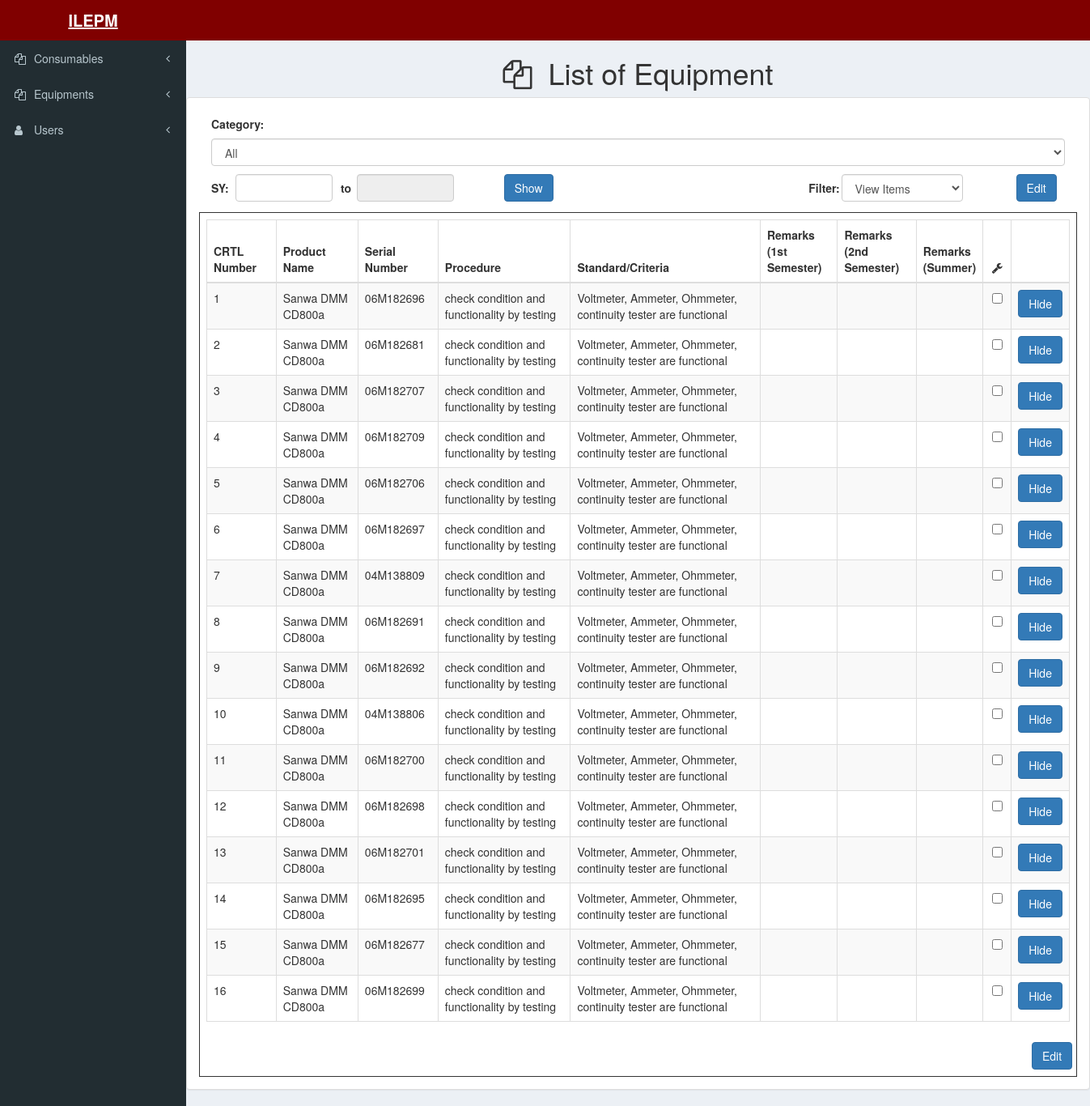
Before: /index.php/equipment/create_list_equipment with the older database file.
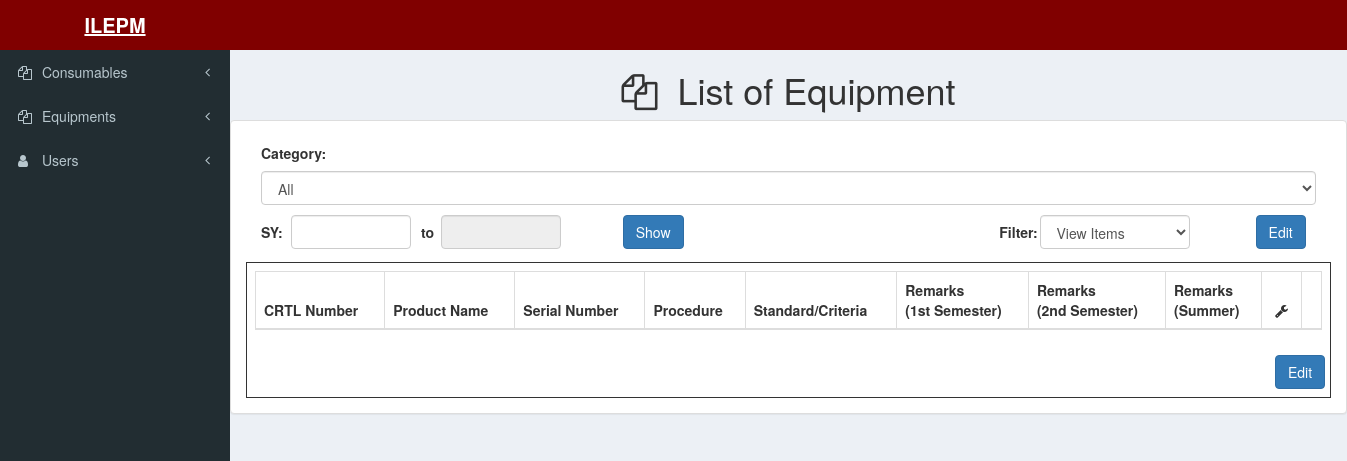
After: the same page with the newer database file.
### tables this page shows
CREATE TABLE `equipment` (
  `id` int(11) NOT NULL,
  `ctrl_no` int(11) NOT NULL,
  `product_name` varchar(255) NOT NULL,
  `serial_no` varchar(255) NOT NULL,
  `procedures` varchar(255) NOT NULL,
  `standard_criteria` varchar(255) NOT NULL,
  `category` int(11) NOT NULL,
  `flag` int(11) NOT NULL
);

### application/controllers/Equipment.php (called while the page is built, shortened)
<?php
class Equipment extends CI_Controller
{
	public function create_list_equipment(){
		$param['year']	=	$this->input->post('year');
		$this->equipment_model->createEquipmentTableByYear($param);
		$data['table'] = $this->equipment_model->getEquipmentTableByYear($param);
		$this->load->view('templates/header');
		$this->load->view('templates/sidebar');
		$this->load->view('pages/equipments/equipments_list', $data);
	}
}

### index.php (called while the page is built, shortened)
<?php
require_once BASEPATH.'core/CodeIgniter.php';

### application/models/Equipment_Model.php (called while the page is built, shortened)
<?php
class Equipment_Model extends CI_Model
{
	public function createEquipmentTableByYear($param){
		$query = $this->db->get('equipment');
		foreach ($query->result() as $items) {
			$data = array(
				'idEquipmentUnit'	=>	$items->id,
				'firstremark'		=>	NULL,
				'secondremark'		=>	NULL,
				'summerremark'		=>	NULL,
				'year'				=>	$param['year'],
				);
			$this->db->insert('remarkperequipmentunit', $data);
		}
		return $this->db->trans_complete();
	}
	public function getEquipmentTableByYear($param){
		$this->db->select('eq.id, eq.ctrl_no, eq.product_name, eq.serial_no, eq.procedures, eq.standard_criteria, eq.flag, rs.firstremark, rs.secondremark, rs.summerremark');
		$this->db->from('equipment eq');
		$this->db->join('remarkperequipmentunit rs', 'rs.idEquipmentUnit = eq.id ', 'left');
		$this->db->where('rs.year', $param['year']);
		$this->db->group_by('eq.ctrl_no');
		$query = $this->db->get();
		return $query->result();
	}
}

### application/views/pages/equipments/equipments_list.php (the view, shortened to what this page needs)
<div class="content-wrapper">
    <h1><center><i class="fa fa-files-o"></i>&nbsp List of Equipment</center></h1>
    <div class="row">
        <div class="col-lg-12">
            <div class="panel panel-default">
                <div class="panel-body">
                    <form action="<?php echo base_url();?>equipments/list-of-equipments" method="post" id="equipmentForm">
                        <div class="col-sm-12">
                            <h5>Category:</h5>
                            <select class="form-control" id="category" name="category">
                                <option value="all">All</option>
                            </select>
                        </div>
                        <div class="col-sm-4" style="margin: 10px 0px 10px 0px;">
                            <div class="col-sm-1" style="margin-left: -15px">
                                <h5>SY:</h5>
                            </div>
                            <div class="col-sm-1" style="width: 150px;">
                                <input type="text" class="form-control input-style" name="yearone" id="yearone" onchange="getYear(this);" required="true">
                            </div>
                            <div class="col-sm-1" style="margin-left: -20px; margin-right: -10px;">
                                <h5>to</h5>
                            </div>
                            <div class="col-sm-1" style="width: 150px;">
                                <input type="text" class="form-control input-style" name="yeartwo" id="yeartwo" readonly="true">
                            </div>
                        </div>
                        <div class="col-sm-4 pull-left" style="margin-top: 10px">
                            <input type="button" class="btn btn-primary" name="btnShow" id="btnShow" value="Show">
                        </div>
                        <div class="col-sm-3" style="margin-top: 10px;">
                            <div class="col-sm-2">
                                <h5>Filter: </h5>
                            </div>
                            <div class="col-sm-9">
                                <select class="form-control" id="filter" name="filter" onchange="getFilter(this);">
                                    <option value="unhide">View Items</option>
                                </select>
                            </div>
                        </div>
                        <div class="col-sm-1" style="margin-top: 10px">
                            <input type="button" class="btn btn-primary" name="btnEdit1" id="btnEdit1" value="Edit">
                        </div>
                        <div>
                            <div class="dataTable_wrapper col-sm-12" id="anotherTable">
                            </div>
                        </div>
                        <div class="dataTable_wrapper col-sm-12" style="border:1px solid; padding: 8px">
                         <table id="equipmentTable" class="table table-striped table-bordered" width="100%" cellspacing="0">
                            <thead>
                                <tr>
                                    <th>CRTL Number</th>
                                    <th>Product Name</th>
                                    <th>Serial Number</th>
                                    <th>Procedure</th>
                                    <th>Standard/Criteria</th>
                                    <th>Remarks<br>(1st Semester)</th>
                                    <th>Remarks<br>(2nd Semester)</th>
                                    <th>Remarks<br>(Summer)</th>
                                    <th class="text-center" data-priority="2"><i class="fa fa-wrench fa-fw"></i></th>
                                    <th></th>
                                </tr>
                            </thead>
                            <tbody>
                                <?php
                                foreach($table as $item){
                                    echo '<tr>
                                    <td>'.$item->ctrl_no.'</td>
                                    <td>'.$item->product_name.'</td>
                                    <td>'.$item->serial_no.'</td>
                                    <td>'.$item->procedures.'</td>
                                    <td>'.$item->standard_criteria.'</td>
                                    <td>'.$item->firstremark.'</td>
                                    <td>'.$item->secondremark.'</td>
                                    <td>'.$item->summerremark.'</td>
                                    <td>
                                        <div class="text-center">
                                            <input type="checkbox" name="check_list[]" value="'.$item->id.'">
                                        </div>
                                    </td>';
                                    if($item->flag != 1){
                                        echo '<td><button type="button" class="btn btn-primary" onclick="equipment_hide('."'".$item->id."'".');">Hide</button></td>';
                                    }else{
                                        echo '<td><button type="button" class="btn btn-primary" onclick="equipment_unhide('."'".$item->id."'".');">Unhide</button></td>';
                                    }
                                    echo '</tr>';
                                }
                                ?>
                            </tbody>
                        </table>
                        <div class="col-sm-1" style="margin:5px 0px 0px 1005px">
                            <input type="button" class="btn btn-primary" name="btnEdit2" id="btnEdit2" value="Edit">
                        </div>
                    </div>
                </form>
            </div>
        </div>
    </div>
</div>
</div>

### application/views/templates/header.php (shortened to what this page needs)
<!DOCTYPE html>
<html>
<head>
  <link rel="stylesheet" type="text/css" href="<?php echo base_url();?>assets/dist/css/myowncss/myowncss.css">
  <link rel="stylesheet" type="text/css" href="<?php echo base_url();?>assets/bower_components/bootstrap/dist/css/bootstrap.min.css">
  <link rel="stylesheet" type="text/css" href="<?php echo base_url();?>assets/bower_components/font-awesome/css/font-awesome.min.css">
  <link rel="stylesheet" type="text/css" href="<?php echo base_url();?>assets/bower_components/jquery-ui-1.12.1/jquery-ui.css">
  <link rel="stylesheet" type="text/css" href="<?php echo base_url();?>assets/dist/css/AdminLTE.min.css">
  <link rel="stylesheet" type="text/css" href="<?php echo base_url();?>assets/dist/css/skins/_all-skins.min.css">
  <link rel="stylesheet" type="text/css" href="<?php echo base_url();?>assets/dist/css/bootstrap.min.css">
  <link rel="stylesheet" type="text/css" href="<?php echo base_url();?>assets/dist/css/dataTables.bootstrap.min.css">
  <link rel="stylesheet" type="text/css" href="<?php echo base_url();?>assets/dist/css/myowncss/myowncss.css">
  <link rel="stylesheet" href="<?php echo base_url();?>assets/dist/css/jquery-confirm.min.css">
</head>
<body class="hold-transition skin-blue fixed sidebar-mini">
  <div>
    <header class="main-header">
      <a href="<?php echo base_url();?>home" class="logo" style="background-color:maroon">
        <span class="logo-lg"><b>ILEPM</b>
        </span>
      </a>
      <nav class="navbar navbar-static-top" style="background-color:maroon">
        <div class="navbar-custom-menu">
          <ul class="nav navbar-nav">
            <li class="dropdown user user-menu">
              <a href="#" class="dropdown-toggle" data-toggle="dropdown">
              </a>
            </li>
          </ul>
        </div>
      </nav>
    </header>
  </div>

### application/views/templates/sidebar.php (shortened to what this page needs)
<aside class="main-sidebar">
  <section class="sidebar">
    <ul class="sidebar-menu" data-widget="tree">
      <li class="treeview">
        <a href="#">
          <i class="fa fa-files-o"></i>
          <span>Consumables</span>
          <span class="pull-right-container">
            <i class="fa fa-angle-left pull-right"></i>
         </span>
       </a>
     </li>
     <li class="treeview">
      <a href="#">
       <i class="fa fa-files-o"></i>
       <span>Equipments</span>
       <span class="pull-right-container">
        <i class="fa fa-angle-left pull-right"></i>
     </span>
   </a>
 </li>
 <li class="treeview">
  <a href="#">
    <i class="fa fa-user"></i>
    <span>Users</span>
    <span class="pull-right-container">
      <i class="fa fa-angle-left pull-right"></i>
    </span>
  </a>
</li>
</aside>

Changed rows visible on the page:
removed equipment: ctrl_no "1", product_name "Sanwa DMM CD800a", serial_no "06M182696", procedures "check condition and functionality by testing", standard_criteria "Voltmeter, Ammeter, Ohmmeter, continuity tester are functional"
removed equipment: ctrl_no "2", product_name "Sanwa DMM CD800a", serial_no "06M182681", procedures "check condition and functionality by testing", standard_criteria "Voltmeter, Ammeter, Ohmmeter, continuity tester are functional"
removed equipment: ctrl_no "3", product_name "Sanwa DMM CD800a", serial_no "06M182707", procedures "check condition and functionality by testing", standard_criteria "Voltmeter, Ammeter, Ohmmeter, continuity tester are functional"
removed equipment: ctrl_no "4", product_name "Sanwa DMM CD800a", serial_no "06M182709", procedures "check condition and functionality by testing", standard_criteria "Voltmeter, Ammeter, Ohmmeter, continuity tester are functional"
removed equipment: ctrl_no "5", product_name "Sanwa DMM CD800a", serial_no "06M182706", procedures "check condition and functionality by testing", standard_criteria "Voltmeter, Ammeter, Ohmmeter, continuity tester are functional"
removed equipment: ctrl_no "6", product_name "Sanwa DMM CD800a", serial_no "06M182697", procedures "check condition and functionality by testing", standard_criteria "Voltmeter, Ammeter, Ohmmeter, continuity tester are functional"
removed equipment: ctrl_no "7", product_name "Sanwa DMM CD800a", serial_no "04M138809", procedures "check condition and functionality by testing", standard_criteria "Voltmeter, Ammeter, Ohmmeter, continuity tester are functional"
removed equipment: ctrl_no "8", product_name "Sanwa DMM CD800a", serial_no "06M182691", procedures "check condition and functionality by testing", standard_criteria "Voltmeter, Ammeter, Ohmmeter, continuity tester are functional"
removed equipment: ctrl_no "9", product_name "Sanwa DMM CD800a", serial_no "06M182692", procedures "check condition and functionality by testing", standard_criteria "Voltmeter, Ammeter, Ohmmeter, continuity tester are functional"
removed equipment: ctrl_no "10", product_name "Sanwa DMM CD800a", serial_no "04M138806", procedures "check condition and functionality by testing", standard_criteria "Voltmeter, Ammeter, Ohmmeter, continuity tester are functional"
removed equipment: ctrl_no "11", product_name "Sanwa DMM CD800a", serial_no "06M182700", procedures "check condition and functionality by testing", standard_criteria "Voltmeter, Ammeter, Ohmmeter, continuity tester are functional"
removed equipment: ctrl_no "12", product_name "Sanwa DMM CD800a", serial_no "06M182698", procedures "check condition and functionality by testing", standard_criteria "Voltmeter, Ammeter, Ohmmeter, continuity tester are functional"
removed equipment: ctrl_no "13", product_name "Sanwa DMM CD800a", serial_no "06M182701", procedures "check condition and functionality by testing", standard_criteria "Voltmeter, Ammeter, Ohmmeter, continuity tester are functional"
removed equipment: ctrl_no "14", product_name "Sanwa DMM CD800a", serial_no "06M182695", procedures "check condition and functionality by testing", standard_criteria "Voltmeter, Ammeter, Ohmmeter, continuity tester are functional"
removed equipment: ctrl_no "15", product_name "Sanwa DMM CD800a", serial_no "06M182677", procedures "check condition and functionality by testing", standard_criteria "Voltmeter, Ammeter, Ohmmeter, continuity tester are functional"
removed equipment: ctrl_no "16", product_name "Sanwa DMM CD800a", serial_no "06M182699", procedures "check condition and functionality by testing", standard_criteria "Voltmeter, Ammeter, Ohmmeter, continuity tester are functional"
